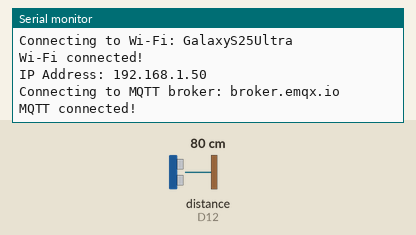
A sketch run on a simulated Arduino MKR. On the bench: the last lines printed to the serial monitor. Inputs (shaded band) come from the test bench; at power-on: distance to the obstacle (sensor on D12) 80 cm. The echo pulse lasts 58.3 µs per cm; WiFi joins after 1.5 s; servers stay silent unless stated; no MQTT or app messages arrive unless stated.

Above: at 2.7 s.
2.8 s: distance to the obstacle (sensor on D12) set to 43 cm
At 8.4 s:
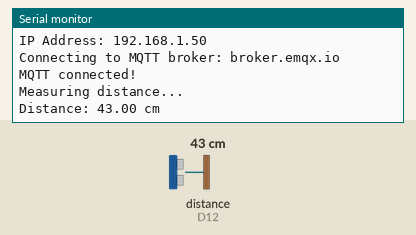
13.6 s: distance to the obstacle (sensor on D12) set to 36 cm
At 16.9 s:
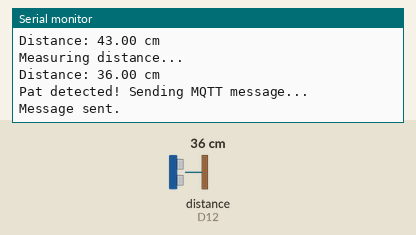

The sketch:

Task_3.3_PAT_version.ino
```cpp
#include <ArduinoMqttClient.h>
#include <WiFiNINA.h>
#include "secrets.h"
#include <HCSR04.h>

// Wi-Fi credentials (defined in secrets.h)
char ssid[] = SECRET_SSID;
char pass[] = SECRET_PASS;

// MQTT broker info
const char broker[] = "broker.emqx.io";
const int port = 1883;
const char waveTopic[] = "SIT210/wave10";
const char patTopic[] = "SIT210/pat";

// Distance sensor pins
const int triggerPin = 13;
const int echoPin = 12;
UltraSonicDistanceSensor distanceSensor(triggerPin, echoPin);

// WiFi and MQTT clients
WiFiClient wifiClient;
MqttClient mqttClient(wifiClient);

// Timing variables
const long interval = 8000;
unsigned long previousMillis = 0;

void connectToWiFi() {
  Serial.print("Connecting to Wi-Fi: ");
  Serial.println(ssid);

  while (WiFi.begin(ssid, pass) != WL_CONNECTED) {
    Serial.print(".");
    delay(3000);
  }

  Serial.println("\nWi-Fi connected!");
  Serial.print("IP Address: ");
  Serial.println(WiFi.localIP());
}

void connectToMQTT() {
  Serial.print("Connecting to MQTT broker: ");
  Serial.println(broker);

  while (!mqttClient.connect(broker, port)) {
    Serial.print("MQTT connection failed! Error code = ");
    Serial.println(mqttClient.connectError());
    delay(5000);
  }

  Serial.println("MQTT connected!");
}

void setup() {
  Serial.begin(9600);
  while (!Serial); // Wait for USB serial connection

  connectToWiFi();
  connectToMQTT();
}

void loop() {
  mqttClient.poll(); // Keep MQTT alive

  // Reconnect if WiFi or MQTT gets disconnected
  if (WiFi.status() != WL_CONNECTED) {
    connectToWiFi();
  }

  if (!mqttClient.connected()) {
    connectToMQTT();
  }

  unsigned long currentMillis = millis();
  if (currentMillis - previousMillis >= interval) {
    previousMillis = currentMillis;

    Serial.println("Measuring distance...");

    float distance = distanceSensor.measureDistanceCm();
    Serial.print("Distance: ");
    Serial.print(distance);
    Serial.println(" cm");

    if (distance < 20.0) {
      Serial.println("Wave detected! Sending MQTT message...");
      mqttClient.beginMessage(waveTopic);
      mqttClient.print("DulajWave");
      mqttClient.endMessage();
      Serial.println("Message sent.");
    } else if (distance < 40.0) {
      Serial.println("Pat detected! Sending MQTT message...");
      mqttClient.beginMessage(patTopic);
      mqttClient.print("DulajPat");
      mqttClient.endMessage();
      Serial.println("Message sent.");
    }
  }
}
```

secrets.h
```cpp
#define SECRET_SSID "GalaxyS25Ultra"
#define SECRET_PASS "dulaj2222"
```

Measured:
- the behaviour switches between 40 and 39 cm on distance to the obstacle (sensor on D12) (found by bisection; images 1 and 2)
- after the input at 2.8 s, the serial monitor: prints a new line after 5.2 s (image 1)
- after the input at 13.6 s, the serial monitor: prints a new line after 2.4 s (image 2)
